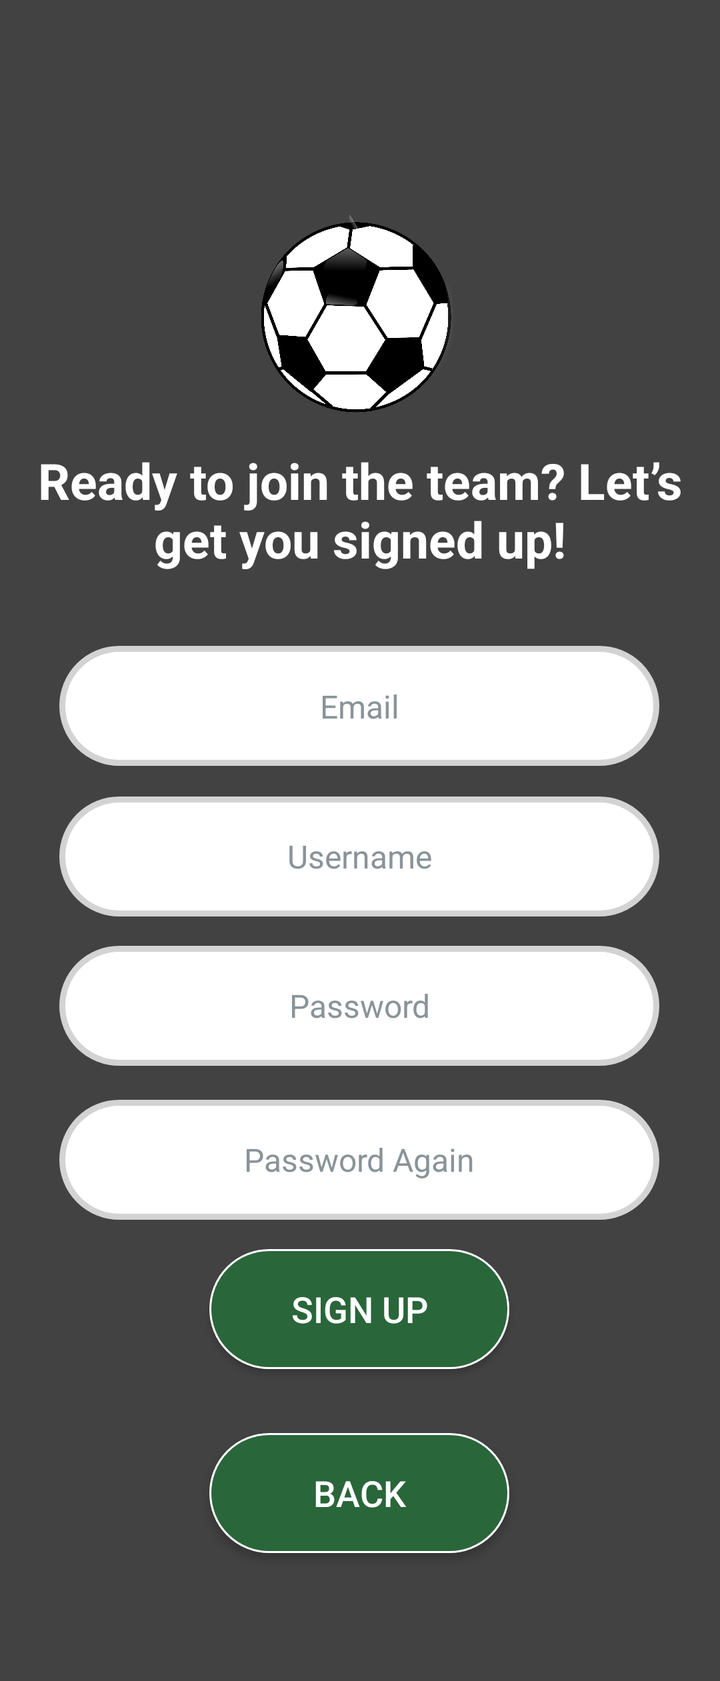
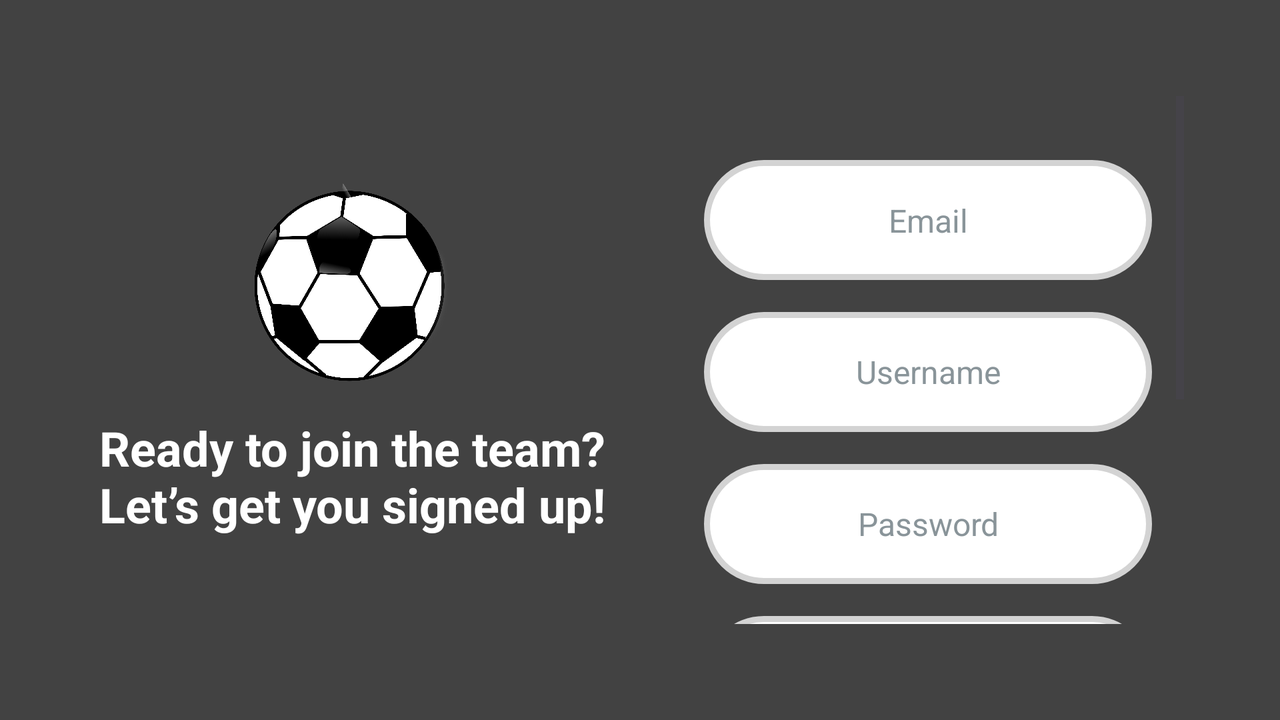

Two renders of one Android screen. The first uses the default layout on a phone; the second uses the alternative layout the repository ships for a different screen configuration, on a matching device. The two XML files are below.
<!-- AndroidManifest.xml: application theme Theme.MyApplication -->
<!-- res/layout/activity_sign_up.xml -->
<?xml version="1.0" encoding="utf-8"?>
<ScrollView xmlns:android="http://schemas.android.com/apk/res/android"

    xmlns:app="http://schemas.android.com/apk/res-auto"

    xmlns:tools="http://schemas.android.com/tools"

    android:layout_width="match_parent"

    android:layout_height="match_parent"

    android:fillViewport="true"

    android:background="#424242"

    tools:context=".SignUpActivity">



    <androidx.constraintlayout.widget.ConstraintLayout

        android:id="@+id/main"

        android:layout_width="match_parent"

        android:layout_height="wrap_content"

        android:paddingBottom="24dp">



        <ImageView

            android:id="@+id/imageView"

            android:layout_width="100dp"

            android:layout_height="100dp"

            android:contentDescription="@string/ball"

            android:src="@drawable/ball"

            app:layout_constraintBottom_toBottomOf="parent"

            app:layout_constraintEnd_toEndOf="parent"

            app:layout_constraintHorizontal_bias="0.498"

            app:layout_constraintStart_toStartOf="parent"

            app:layout_constraintTop_toTopOf="parent"

            app:layout_constraintVertical_bias="0.15" />



        <TextView

            android:id="@+id/textView"

            android:layout_width="match_parent"

            android:layout_height="wrap_content"

            android:gravity="center"

            android:padding="16dp"

            android:text="@string/ready_to_join_the_team_let_s_get_you_signed_up"

            android:textColor="#FFFFFF"

            android:textSize="25sp"

            android:textStyle="bold"

            app:layout_constraintBottom_toBottomOf="parent"

            app:layout_constraintEnd_toEndOf="parent"

            app:layout_constraintHorizontal_bias="0.0"

            app:layout_constraintStart_toStartOf="parent"

            app:layout_constraintTop_toBottomOf="@+id/imageView"

            app:layout_constraintVertical_bias="0.0" />



        <EditText

            android:id="@+id/editTextEmail"

            android:textColor="#000000"

            android:textColorHint="#899499"

            android:layout_width="300dp"

            android:layout_height="60dp"

            android:background="@drawable/edittext_background"

            android:gravity="center"

            android:hint="@string/email"

            android:inputType="textEmailAddress"

            android:padding="16dp"

            android:textSize="16sp"

            app:layout_constraintBottom_toBottomOf="parent"

            app:layout_constraintEnd_toEndOf="parent"

            app:layout_constraintHorizontal_bias="0.495"

            app:layout_constraintStart_toStartOf="parent"

            app:layout_constraintTop_toBottomOf="@+id/textView"

            app:layout_constraintVertical_bias="0.045"

            tools:ignore="TextFields" />



        <EditText

            android:id="@+id/editTextUsername"

            android:textColor="#000000"

            android:textColorHint="#899499"

            android:layout_width="300dp"

            android:layout_height="60dp"

            android:background="@drawable/edittext_background"

            android:gravity="center"

            android:hint="@string/username"

            android:inputType="textEmailAddress"

            android:padding="16dp"

            android:textSize="16sp"

            app:layout_constraintBottom_toBottomOf="parent"

            app:layout_constraintEnd_toEndOf="parent"

            app:layout_constraintHorizontal_bias="0.495"

            app:layout_constraintStart_toStartOf="parent"

            app:layout_constraintTop_toBottomOf="@+id/editTextEmail"

            app:layout_constraintVertical_bias="0.041" />



        <EditText

            android:id="@+id/editTextPassword"

            android:textColor="#000000"

            android:textColorHint="#899499"

            android:layout_width="300dp"

            android:layout_height="60dp"

            android:background="@drawable/edittext_background"

            android:gravity="center"

            android:hint="@string/password"

            android:inputType="textPassword"

            android:padding="16dp"

            android:textSize="16sp"

            app:layout_constraintBottom_toBottomOf="parent"

            app:layout_constraintEnd_toEndOf="parent"

            app:layout_constraintHorizontal_bias="0.495"

            app:layout_constraintStart_toStartOf="parent"

            app:layout_constraintTop_toBottomOf="@+id/editTextUsername"

            app:layout_constraintVertical_bias="0.05" />



        <EditText

            android:id="@+id/editTextPasswordAgain"

            android:textColor="#000000"

            android:textColorHint="#899499"

            android:layout_width="300dp"

            android:layout_height="60dp"

            android:background="@drawable/edittext_background"

            android:gravity="center"

            android:hint="@string/password_again"

            android:inputType="textPassword"

            android:padding="16dp"

            android:textSize="16sp"

            app:layout_constraintBottom_toBottomOf="parent"

            app:layout_constraintEnd_toEndOf="parent"

            app:layout_constraintHorizontal_bias="0.495"

            app:layout_constraintStart_toStartOf="parent"

            app:layout_constraintTop_toBottomOf="@+id/editTextPassword"

            app:layout_constraintVertical_bias="0.075" />



        <androidx.appcompat.widget.AppCompatButton

            android:id="@+id/signUpButton"

            android:layout_width="150dp"

            android:layout_height="60dp"

            android:background="@drawable/btn_green"

            android:gravity="center"

            android:onClick="signUp"

            android:padding="10dp"

            android:text="@string/sign_up"

            android:textColor="#FFFFFF"

            android:textSize="18sp"

            app:layout_constraintBottom_toBottomOf="parent"

            app:layout_constraintEnd_toEndOf="parent"

            app:layout_constraintHorizontal_bias="0.498"

            app:layout_constraintStart_toStartOf="parent"

            app:layout_constraintTop_toBottomOf="@+id/editTextPasswordAgain"

            app:layout_constraintVertical_bias="0.1" />



        <androidx.appcompat.widget.AppCompatButton

            android:id="@+id/exitButton"

            android:layout_width="150dp"

            android:layout_height="60dp"

            android:layout_marginTop="32dp"

            android:layout_marginBottom="40dp"

            android:background="@drawable/btn_green"

            android:gravity="center"

            android:onClick="back"

            android:padding="10dp"

            android:text="@string/back"

            android:textColor="#FFFFFF"

            android:textSize="18sp"

            app:layout_constraintBottom_toBottomOf="parent"

            app:layout_constraintEnd_toEndOf="parent"

            app:layout_constraintHorizontal_bias="0.498"

            app:layout_constraintStart_toStartOf="parent"

            app:layout_constraintTop_toBottomOf="@+id/signUpButton"

            app:layout_constraintVertical_bias="1.0"

            tools:ignore="OnClick" />





    </androidx.constraintlayout.widget.ConstraintLayout>

</ScrollView>
<!-- resources referenced by this layout -->
<resources>
  <!-- drawable ball: png bitmap (drawable, 139520 bytes) -->
  <!-- drawable btn_green (drawable) -->
  <?xml version="1.0" encoding="utf-8"?>
  <shape xmlns:android="http://schemas.android.com/apk/res/android"
      android:shape="rectangle">
  
      <corners android:radius="30dp" />
      <solid android:color="#29663A" />
      <stroke android:width="1dp" android:color="#FFFFFF" />
  
  </shape>
  <!-- drawable edittext_background (drawable) -->
  <shape xmlns:android="http://schemas.android.com/apk/res/android">
      <solid android:color="#FFFFFF" />
      <corners android:radius="30dp" />
      <padding
          android:left="10dp"
          android:top="10dp"
          android:right="10dp"
          android:bottom="10dp" />
      <stroke android:width="3dp" android:color="#D3D3D3" />
  </shape>
  <string name="back">Back</string>
  <string name="ball">Ball</string>
  <string name="email">Email\n</string>
  <string name="password">Password</string>
  <string name="password_again">Password Again</string>
  <string name="ready_to_join_the_team_let_s_get_you_signed_up">Ready to join the team? Let’s get you signed up!</string>
  <string name="sign_up">Sign up</string>
  <string name="username">Username</string>
  <style name="Theme.MyApplication" parent="Base.Theme.MyApplication" />
  <style name="Base.Theme.MyApplication" parent="Theme.Material3.DayNight.NoActionBar">
          <item name="colorPrimary">@color/my_light_primary</item>
      </style>
</resources>
<!-- res/layout-land/activity_sign_up.xml (the repository's variant of the layout above) -->
<!-- drawn on the phone turned sideways -->
<?xml version="1.0" encoding="utf-8"?>
<LinearLayout xmlns:android="http://schemas.android.com/apk/res/android"
    xmlns:tools="http://schemas.android.com/tools"
    android:layout_width="match_parent"
    android:layout_height="match_parent"
    android:orientation="horizontal"
    android:background="#424242"
    android:padding="32dp"
    tools:context=".SignUpActivity">

    <LinearLayout
        android:layout_width="0dp"
        android:layout_height="match_parent"
        android:layout_weight="1"
        android:orientation="vertical"
        android:gravity="center">

        <ImageView
            android:id="@+id/imageView"
            android:layout_width="100dp"
            android:layout_height="100dp"
            android:src="@drawable/ball"
            android:contentDescription="@string/ball" />

        <TextView
            android:id="@+id/textView"
            android:layout_width="wrap_content"
            android:layout_height="wrap_content"
            android:paddingTop="16dp"
            android:text="@string/ready_to_join_the_team_let_s_get_you_signed_up"
            android:textColor="#FFFFFF"
            android:textSize="24sp"
            android:textStyle="bold"
            android:textAlignment="center"
            android:gravity="center" />
    </LinearLayout>

    <LinearLayout
        android:layout_width="0dp"
        android:layout_height="match_parent"
        android:layout_weight="1"
        android:orientation="vertical"
        android:gravity="center"
        android:padding="16dp">

        <ScrollView
            android:layout_width="match_parent"
            android:layout_height="match_parent"
            android:fillViewport="true">

            <LinearLayout
                android:layout_width="match_parent"
                android:layout_height="wrap_content"
                android:orientation="vertical"
                android:gravity="center_horizontal"
                android:padding="16dp">

                <EditText
                    android:id="@+id/editTextEmail"
                    android:textColor="#000000"
                    android:textColorHint="#899499"
                    android:layout_width="match_parent"
                    android:layout_height="60dp"
                    android:layout_marginTop="16dp"
                    android:background="@drawable/edittext_background"
                    android:gravity="center"
                    android:hint="@string/email"
                    android:inputType="textEmailAddress"
                    android:padding="16dp"
                    android:textSize="16sp" />

                <EditText
                    android:id="@+id/editTextUsername"
                    android:textColor="#000000"
                    android:textColorHint="#899499"
                    android:layout_width="match_parent"
                    android:layout_height="60dp"
                    android:layout_marginTop="16dp"
                    android:background="@drawable/edittext_background"
                    android:gravity="center"
                    android:hint="@string/username"
                    android:inputType="text"
                    android:padding="16dp"
                    android:textSize="16sp" />

                <EditText
                    android:id="@+id/editTextPassword"
                    android:textColor="#000000"
                    android:textColorHint="#899499"
                    android:layout_width="match_parent"
                    android:layout_height="60dp"
                    android:layout_marginTop="16dp"
                    android:background="@drawable/edittext_background"
                    android:gravity="center"
                    android:hint="@string/password"
                    android:inputType="textPassword"
                    android:padding="16dp"
                    android:textSize="16sp" />

                <EditText
                    android:id="@+id/editTextPasswordAgain"
                    android:textColor="#000000"
                    android:textColorHint="#899499"
                    android:layout_width="match_parent"
                    android:layout_height="60dp"
                    android:layout_marginTop="16dp"
                    android:background="@drawable/edittext_background"
                    android:gravity="center"
                    android:hint="@string/password_again"
                    android:inputType="textPassword"
                    android:padding="16dp"
                    android:textSize="16sp" />

                <LinearLayout
                    android:layout_width="match_parent"
                    android:layout_height="60dp"
                    android:layout_marginTop="32dp"
                    android:layout_marginBottom="32dp"
                    android:orientation="horizontal"
                    android:gravity="center"
                    android:weightSum="2">

                    <androidx.appcompat.widget.AppCompatButton
                        android:id="@+id/signUpButton"
                        android:layout_width="0dp"
                        android:layout_height="match_parent"
                        android:layout_weight="1"
                        android:layout_marginEnd="8dp"
                        android:background="@drawable/btn_green"
                        android:onClick="signUp"
                        android:text="@string/sign_up"
                        android:textColor="#FFFFFF"
                        android:textSize="18sp" />

                    <androidx.appcompat.widget.AppCompatButton
                        android:id="@+id/exitButton"
                        android:layout_width="0dp"
                        android:layout_height="match_parent"
                        android:layout_weight="1"
                        android:layout_marginStart="8dp"
                        android:background="@drawable/btn_green"
                        android:onClick="back"
                        android:text="@string/back"
                        android:textColor="#FFFFFF"
                        android:textSize="18sp" />
                </LinearLayout>
            </LinearLayout>
        </ScrollView>
    </LinearLayout>
</LinearLayout>
